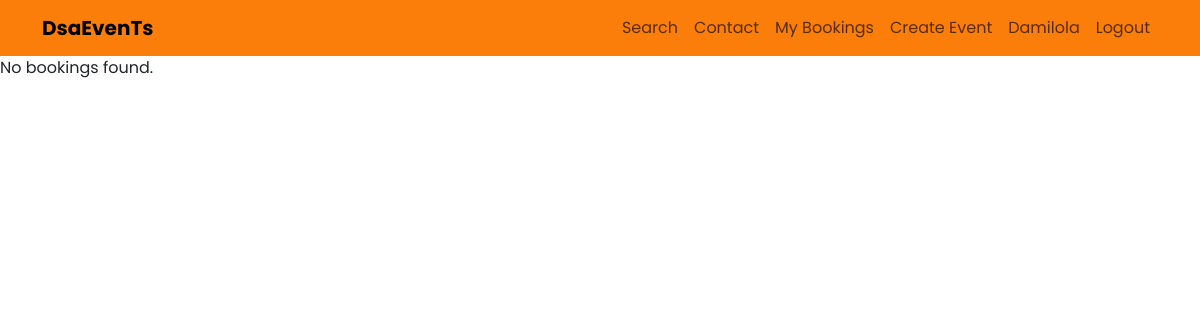
The page /my-bookings/ (signed in) on the database as committed earlier.
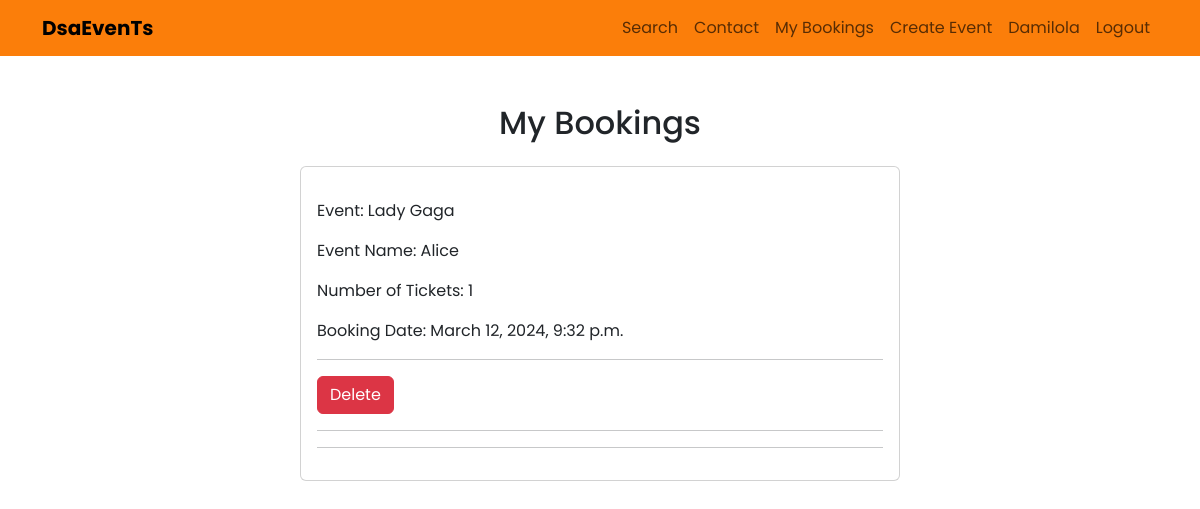
The same page on the database as committed later.
### events/models.py (models this page shows, shortened)
class Booking(models.Model):
    user = models.ForeignKey(User, on_delete=models.CASCADE)
    name = models.CharField(max_length=100, default="Guest")
    email = models.EmailField(default="")
    event = models.ForeignKey(Event, on_delete=models.CASCADE, related_name='bookings')
    num_tickets = models.PositiveIntegerField(default=1)
    booking_date = models.DateTimeField(auto_now_add=True)

class Event(models.Model):
    EVENT_TYPE_CHOICES = (
        ('concert', 'Concert'),
        ('music_festival', 'Music Festival'),
        ('workshop', 'Workshop'),
        ('conference', 'Conference'),
        ('exhibition', 'Exhibition'),
        ('album_release', 'Album Release'),
        ('live_stream', 'Live Stream'),
        ('meetup', 'Meetup'),
    )
    event_type = models.CharField(max_length=100, choices=EVENT_TYPE_CHOICES)
    title = models.CharField(max_length=255)
    date_and_time = models.DateTimeField()
    location = models.CharField(max_length=255)
    country = CountryField()
    description = models.TextField()
    event_image = models.ImageField(blank=True)
    price = models.DecimalField(max_digits=10, decimal_places=2, default=0)
    user = models.ForeignKey(User, on_delete=models.CASCADE, default= None)

### events/views.py (the view)
# urls.py: path('my-bookings/', views.my_bookings, name='my_bookings'),
@login_required
def my_bookings(request):
    bookings = Booking.objects.filter(user=request.user)
    return render (request, "events/my_booking.html", {'bookings': bookings})

### templates/events/my_booking.html (shortened to what this page needs)
{% extends 'base.html' %}
{% block content %}
{% if bookings %}
<div>
    <h2 class="mt-5 mb-4 text-center">My Bookings</h2>
    <div class="card" style="width:50%; margin:0 auto;">
        <div class="card-body">
    {% for booking in bookings %}
      <p class="card-text mt-3">Event: {{ booking.event.title }}</p>
      <p class="card-text mt-3">Event Name: {{ booking.name }}</p>
      <p class="card-text mt-3">Number of Tickets: {{ booking.num_tickets }}</p>
      <p class="card-text mt-3">Booking Date: {{ booking.booking_date }}</p>
      <hr>
      <form action="{% url 'delete_booking' booking.id %}" method="post">
        <button type="submit" onclick="return confirm('Deleting this booking will require you to purchase another ticket or reference your email. Are you sure you want to delete?')" class="btn btn-danger">Delete</button>
      </form>
      <hr>
      <hr>
    {% endfor %}
       </div>
    </div>
</div>
{% else %}
  <p>No bookings found.</p>
{% endif %}
{% endblock %}

Rows that differ between the two databases and show on the page:
added Booking: event "Lady Gaga", name "Alice", num_tickets "1", booking_date "March 12, 2024, 9:32 p.m."
Other text that changed with them:
text no longer shown: "No bookings found."
text now shown: "My Bookings"
